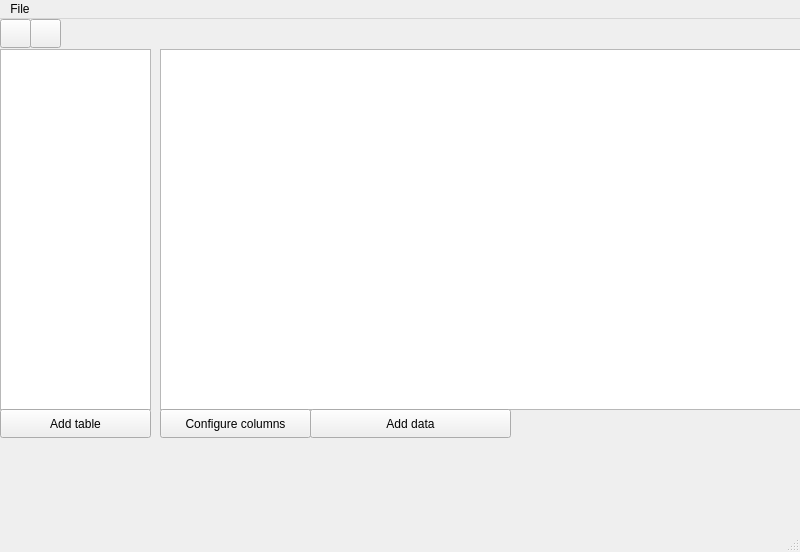
<?xml version="1.0" encoding="UTF-8"?>
<ui version="4.0">
 <class>MainWindow</class>
 <widget class="QMainWindow" name="MainWindow">
  <property name="geometry">
   <rect>
    <x>0</x>
    <y>0</y>
    <width>800</width>
    <height>552</height>
   </rect>
  </property>
  <property name="windowTitle">
   <string>MainWindow</string>
  </property>
  <widget class="QWidget" name="centralwidget">
   <widget class="QTableView" name="tableView">
    <property name="geometry">
     <rect>
      <x>160</x>
      <y>30</y>
      <width>641</width>
      <height>361</height>
     </rect>
    </property>
    <property name="styleSheet">
     <string notr="true"/>
    </property>
   </widget>
   <widget class="QPushButton" name="addDataButton">
    <property name="geometry">
     <rect>
      <x>310</x>
      <y>390</y>
      <width>201</width>
      <height>29</height>
     </rect>
    </property>
    <property name="text">
     <string>Add data</string>
    </property>
   </widget>
   <widget class="QListWidget" name="listWidget">
    <property name="geometry">
     <rect>
      <x>0</x>
      <y>30</y>
      <width>151</width>
      <height>361</height>
     </rect>
    </property>
   </widget>
   <widget class="QPushButton" name="addTableButton">
    <property name="geometry">
     <rect>
      <x>0</x>
      <y>390</y>
      <width>151</width>
      <height>29</height>
     </rect>
    </property>
    <property name="text">
     <string>Add table</string>
    </property>
   </widget>
   <widget class="QPushButton" name="configureColumnsButton">
    <property name="geometry">
     <rect>
      <x>160</x>
      <y>390</y>
      <width>151</width>
      <height>29</height>
     </rect>
    </property>
    <property name="text">
     <string>Configure columns</string>
    </property>
   </widget>
   <widget class="QPushButton" name="pushButton_2">
    <property name="geometry">
     <rect>
      <x>0</x>
      <y>0</y>
      <width>31</width>
      <height>29</height>
     </rect>
    </property>
    <property name="text">
     <string/>
    </property>
    <property name="icon">
     <iconset theme="QIcon::ThemeIcon::DocumentNew"/>
    </property>
   </widget>
   <widget class="QPushButton" name="pushButton_3">
    <property name="geometry">
     <rect>
      <x>30</x>
      <y>0</y>
      <width>31</width>
      <height>29</height>
     </rect>
    </property>
    <property name="text">
     <string/>
    </property>
    <property name="icon">
     <iconset theme="QIcon::ThemeIcon::DocumentOpen"/>
    </property>
   </widget>
  </widget>
  <widget class="QMenuBar" name="menubar">
   <property name="geometry">
    <rect>
     <x>0</x>
     <y>0</y>
     <width>800</width>
     <height>25</height>
    </rect>
   </property>
   <widget class="QMenu" name="menuFile">
    <property name="focusPolicy">
     <enum>Qt::FocusPolicy::NoFocus</enum>
    </property>
    <property name="title">
     <string>File</string>
    </property>
    <addaction name="actionNew"/>
    <addaction name="actionOpen"/>
    <addaction name="actionClose"/>
   </widget>
   <addaction name="menuFile"/>
  </widget>
  <widget class="QStatusBar" name="statusbar"/>
  <action name="actionNew">
   <property name="text">
    <string>New</string>
   </property>
  </action>
  <action name="actionOpen">
   <property name="text">
    <string>Open</string>
   </property>
  </action>
  <action name="actionClose">
   <property name="text">
    <string>Close</string>
   </property>
  </action>
 </widget>
 <resources/>
 <connections/>
</ui>
